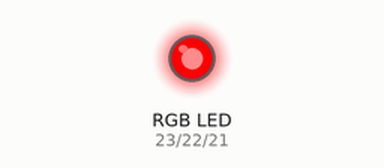
Simulated run of this sketch. Board: Arduino Mega 2560, built with avr-gcc and run on an emulated ATmega2560. Parts: an RGB LED mixed from three pins (HIGH = lit).

Above: at 0.5 s.
At 2.5 s:
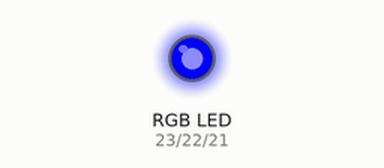
At 3.5 s:
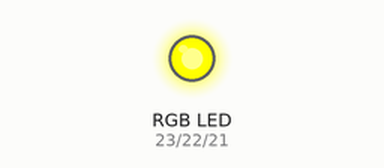
At 4.5 s:
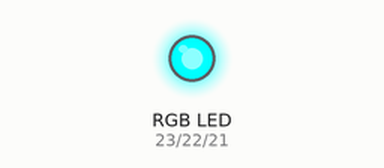
At 6.5 s:
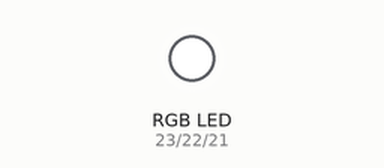
At 8.5 s:
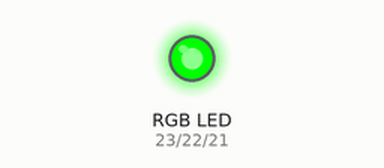
Timing chart, 0 to 9.1 s (numbered marks = the images above):
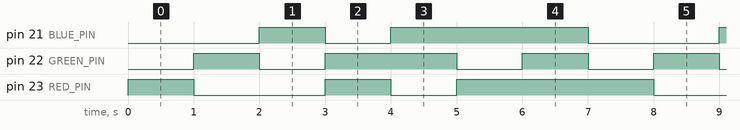

Measured:
- by itself, pin 21 (BLUE_PIN): repeats every 7.0 s: LOW 1.0 s, HIGH 3.0 s, LOW 2.0 s, HIGH 1.0 s
- by itself, pin 22 (GREEN_PIN): repeats every 7.0 s: LOW 1.0 s, HIGH 2.0 s, 2 × (LOW 1.0 s, HIGH 1.0 s)
- by itself, pin 23 (RED_PIN): repeats every 7.0 s: LOW 2.0 s, HIGH 1.0 s, LOW 1.0 s, HIGH 3.0 s

The sketch:

LEDRGBFUNCIONOU.ino
```cpp
#define RED_PIN 23  // Pino do vermelho
#define GREEN_PIN 22 // Pino do verde
#define BLUE_PIN 21 // Pino do azul

void setup() {
  pinMode(RED_PIN, OUTPUT);
  pinMode(GREEN_PIN, OUTPUT);
  pinMode(BLUE_PIN, OUTPUT);
}

void loop() {
  // Vermelho
  digitalWrite(RED_PIN, HIGH);
  digitalWrite(GREEN_PIN, LOW);
  digitalWrite(BLUE_PIN, LOW);
  delay(1000);

  // Verde
  digitalWrite(RED_PIN, LOW);
  digitalWrite(GREEN_PIN, HIGH);
  digitalWrite(BLUE_PIN, LOW);
  delay(1000);

  // Azul
  digitalWrite(RED_PIN, LOW);
  digitalWrite(GREEN_PIN, LOW);
  digitalWrite(BLUE_PIN, HIGH);
  delay(1000);

  // Amarelo
  digitalWrite(RED_PIN, HIGH);
  digitalWrite(GREEN_PIN, HIGH);
  digitalWrite(BLUE_PIN, LOW);
  delay(1000);

  // Ciano
  digitalWrite(RED_PIN, LOW);
  digitalWrite(GREEN_PIN, HIGH);
  digitalWrite(BLUE_PIN, HIGH);
  delay(1000);

  // Magenta
  digitalWrite(RED_PIN, HIGH);
  digitalWrite(GREEN_PIN, LOW);
  digitalWrite(BLUE_PIN, HIGH);
  delay(1000);

  // Branco
  digitalWrite(RED_PIN, HIGH);
  digitalWrite(GREEN_PIN, HIGH);
  digitalWrite(BLUE_PIN, HIGH);
  delay(1000);
}
```
